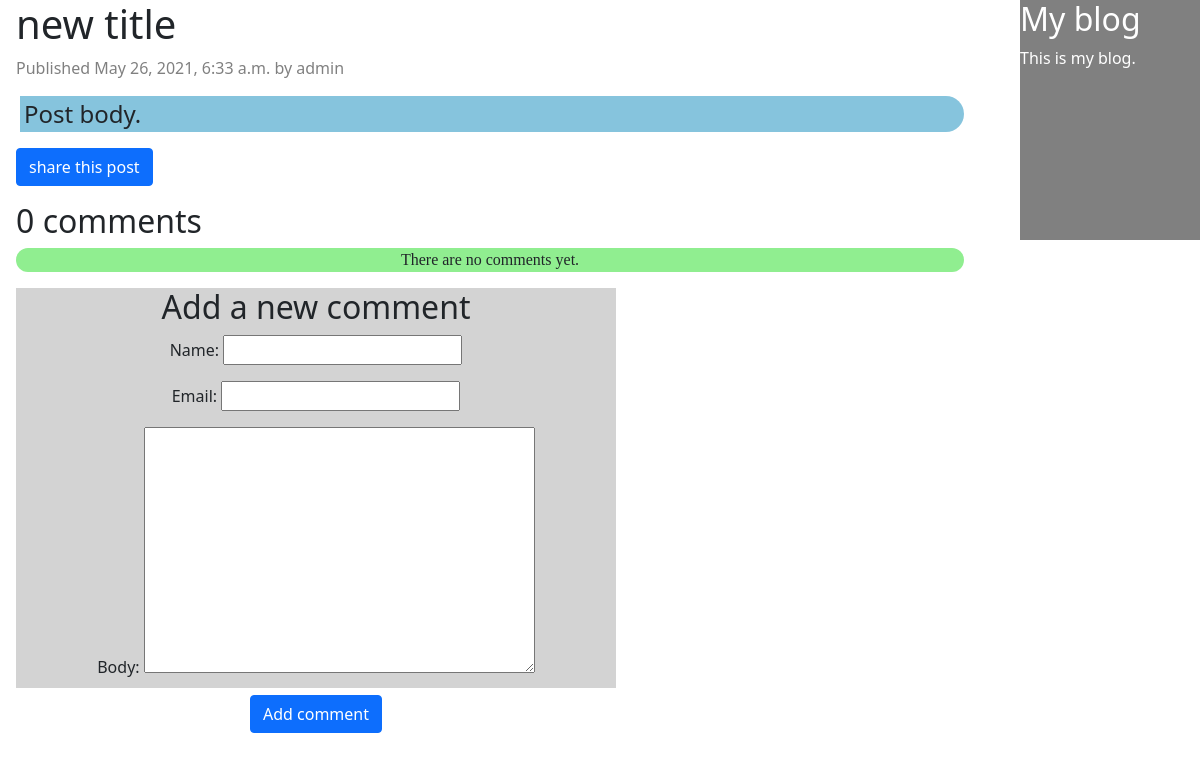
Screenshot of /blog/2021/5/26/another-post/ with the database file from the repository.
### blog/models.py (models this page shows, shortened)
class Post(models.Model):
    STATUS_CHOICES = (('draft', 'Draft'),('published', 'Published'),)
    title = models.CharField(max_length=250)
    slug = models.SlugField(max_length=250,unique_for_date='publish')
    author = models.ForeignKey(User,on_delete=models.CASCADE,related_name='blog_posts')
    body = models.TextField()
    publish = models.DateTimeField(default=timezone.now)
    created = models.DateTimeField(auto_now_add=True)
    updated = models.DateTimeField(auto_now=True)
    status = models.CharField(max_length=10,choices=STATUS_CHOICES,default='draft')
    objects = models.Manager()
    published = PublishedManager()

### blog/views.py (the view)
# urls.py: path('<int:year>/<int:month>/<int:day>/<slug:post>/',views.post_detail,name='post_detail'),
def post_detail(request, year, month, day, post):
    post = get_object_or_404(Post, slug=post,
                            status='published',
                            publish__year=year,
                            publish__month=month,
                            publish__day=day)
    comments = post.comments.filter(active=True)
    new_comment = None
    if request.method == 'POST':
        comment_form = CommentForm(data=request.POST)
        if comment_form.is_valid():
            new_comment = comment_form.save(commit=False)
            new_comment.post = post
            new_comment.save()
    else:
        comment_form = CommentForm()
    return render(request,'blog/post/detail.html',{'post':post,'comments': comments,
                    'new_comment': new_comment,
                    'comment_form': comment_form})

### blog/forms.py
class CommentForm(forms.ModelForm):
    class Meta:
        model = Comment
        fields = ('name', 'email', 'body')

### blog/templates/blog/post/detail.html (shortened to what this page needs)
{% extends "blog/base.html" %}
{% block content %}
<div class=main-content >
<h1>{{ post.title }}</h1>
<p class="date">
Published {{ post.publish }} by {{ post.author }}
</p>
<div class="box main-content box-content">{{ post.body|linebreaks }}</div>
<p>
    <a class="btn btn-primary" href="{% url 'blog:post_share' post.id %}">
        share this post
    </a>
</p>
    {% with comments.count as total_comments %}
        <h2>
        {{ total_comments }} comment{{ total_comments|pluralize }}
        </h2>
    {%endwith %}
    <div class="comment">
    {% for comment in comments %}
        <p class="info">
        Comment {{ forloop.counter }} by {{ comment.name }}
        {{ comment.created }}
        </p>
        {{ comment.body|linebreaks }}
    {% empty %}
    <p>There are no comments yet.</p>
{% endfor %}
</div>
{% if new_comment %}
    <h2>Your comment has been added</h2>
{% else %}
<div class=comment-box>
    <h2>Add a new comment</h2>
    <form action="." method="post">
    {{ comment_form.as_p }}
    <p><input type="submit" value="Add comment" class="btn btn-primary"></p>
    </form>
</div>
{% endif %}
</div>
{% endblock %}

### blog/static/blog/style.css (style rules this page uses)
.main-content .box-content { font-size:1.5em; word-wrap:break-word; }
.date { font-size:1rem; color:gray; }
.main-content { margin: 0px 0px 0px 4px; padding:0px 0px 0px 4px; }
.box { background-color:rgb(134, 196, 221); border-radius:0em 1em 1em 0em ; }
.main-content .comment-box { width:50vw; height:50vh; }
.comment { background-color:lightgreen; border-radius:1em 1em 1em 1em ; text-align: center; font-family:cursive; }
.comment-box { background-color:lightgray; text-align: center; }

### rows the page displays
Post: publish "May 26, 2021, 6:33 a.m.", author "admin", body "Post body."

### other values shown
{{ total_comments }} "0"
